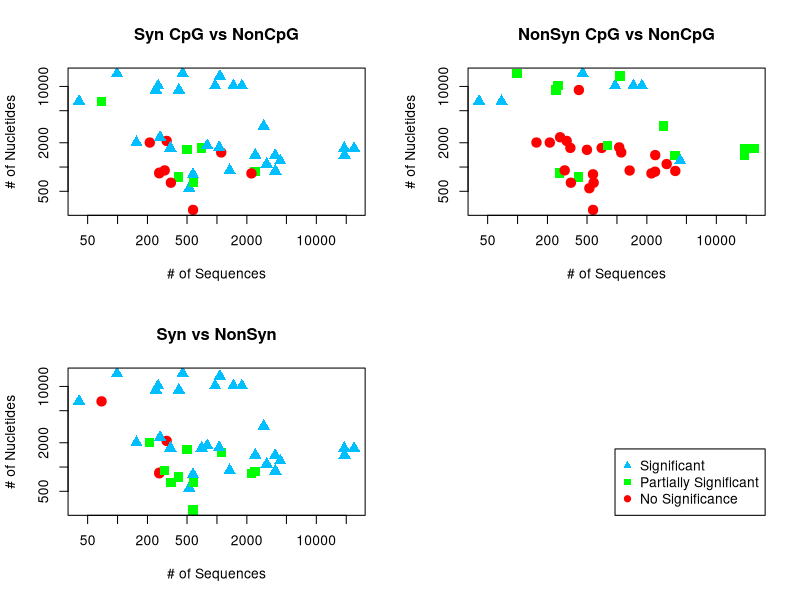
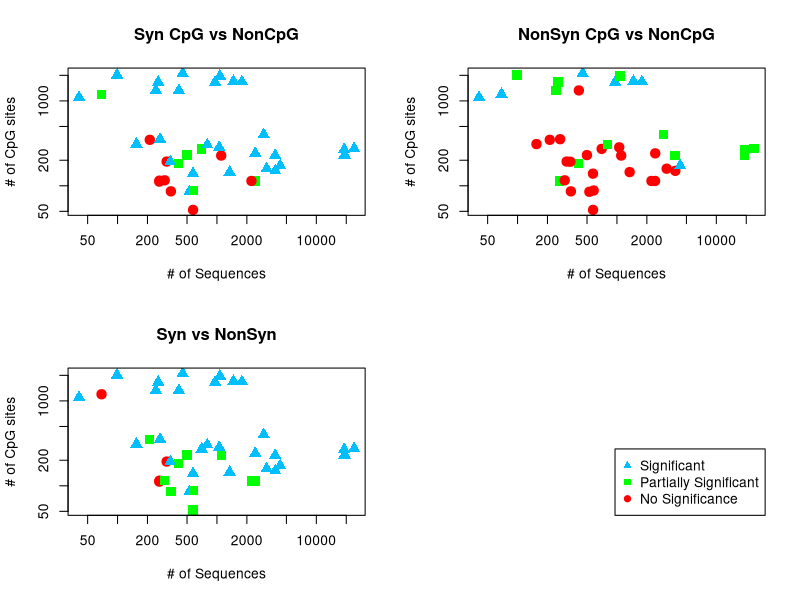
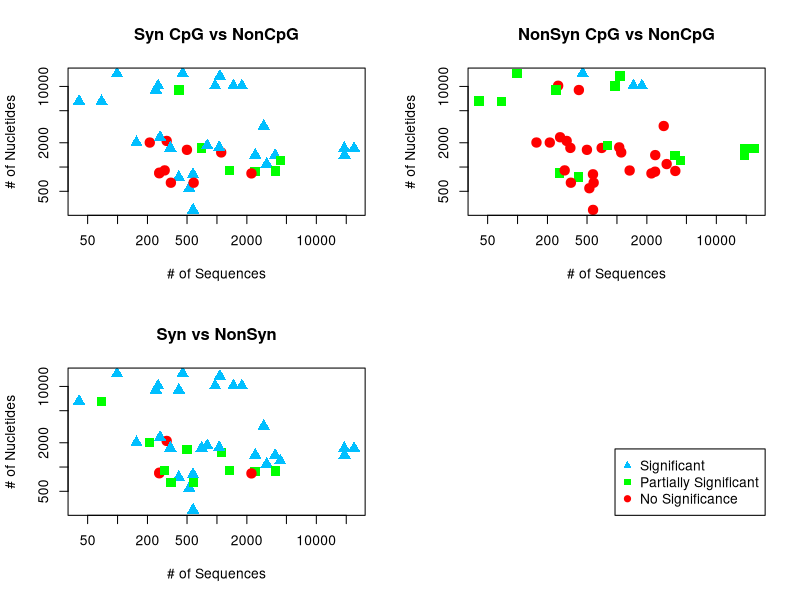
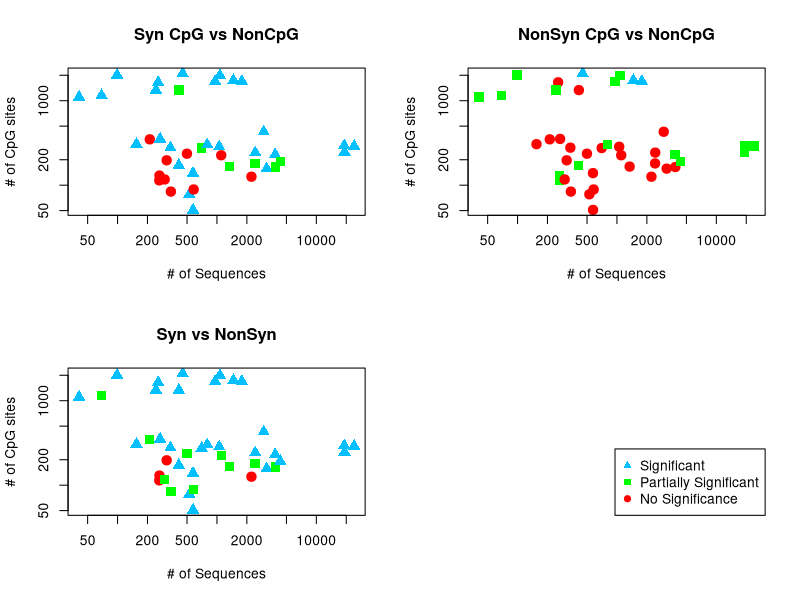

Write the R code that produced these figures, in order.
# graph for data vs significant 

library(scales)
library(plotrix)
library(sfsmisc)
library(gdata)

tally<- read.csv("output/Tally.csv")

extra_ifo<-read.csv("output/Extra_CpG_info.csv")

tally <- merge(extra_ifo, tally ,by="File")

# #Syn CpG vs Non-CpG
# consensus
tally$SynCpg<-tally$Consensus_a_Syn_CpG_v_NonCpG+tally$Consensus_t_Syn_CpG_v_NonCpG
tally$NonSynCpg<-tally$Consensus_a_NonSyn_CpG_v_NonCpG+tally$Consensus_t_NonSyn_CpG_v_NonCpG
tally$SynNonSyn<-tally$Consensus_a_Syn_v_NonSyn +tally$Consensus_t_Syn_CpG_v_NonCpG
tally$CpG_total<-tally$ca+tally$tg
# ancestor
tally$ASynCpg<-tally$Ancestor_a_Syn_CpG_v_NonCpG+tally$Ancestor_t_Syn_CpG_v_NonCpG
tally$ANonSynCpg<-tally$Ancestor_a_NonSyn_CpG_v_NonCpG+tally$Ancestor_t_NonSyn_CpG_v_NonCpG
tally$ASynNonSyn<-tally$Ancestor_a_Syn_v_NonSyn +tally$Ancestor_t_Syn_CpG_v_NonCpG
tally$A_CpG_total<-tally$ancestor_ca +tally$ancestor_tg

palette(alpha(c("red","deepskyblue1","green")))

png("output/consensus/data_points.png", width = 6.75, height = 6.75, units = "in", res= 300)
par(mfrow=c(2,2))#, bg = "darkseagreen1"

plot(tally$Number_of_Sequences,tally$Number_of_Nucleotides,log='xy',col=c("red","green","deepskyblue1")[as.factor(tally$SynCpg)],pch=c(19,15,17)[as.factor(tally$SynCpg)],cex=1.5, main="Syn CpG vs NonCpG",xlab = "# of Sequences", ylab = "# of Nucletides")


plot(tally$Number_of_Sequences,tally$Number_of_Nucleotides,log='xy',col=c("red","green","deepskyblue1")[as.factor(tally$NonSynCpg)],pch=c(19,15,17)[as.factor(tally$NonSynCpg)],cex=1.5, main="NonSyn CpG vs NonCpG",xlab = "# of Sequences", ylab = "# of Nucletides")

plot(tally$Number_of_Sequences,tally$Number_of_Nucleotides,log='xy',col=c("red","green","deepskyblue1")[as.factor(tally$SynNonSyn)],pch=c(19,15,17)[as.factor(tally$SynNonSyn)],cex=1.5, main="Syn vs NonSyn",xlab = "# of Sequences", ylab = "# of Nucletides")

plot(0, xaxt = 'n', yaxt = 'n', bty = 'n', pch = '', ylab = '', xlab = '')
legend("bottomright",legend=c("Significant","Partially Significant","No Significance"),
       col= c("deepskyblue1","green","red"), horiz= FALSE, 
       #lty is type of line used,cex is size of legend, xpd allows legend to lie outside the plot,bty is type of box around legend       
       cex=1, pch = c(17,15,19))
dev.off()

#### numver of possible cpg sites

palette(alpha(c("red","deepskyblue1","green")))


png("output/consensus/data_CpG_sites.png", width = 6.75, height = 6.75, units = "in", res= 300)
par(mfrow=c(2,2))#, bg = "darkseagreen1"

plot(tally$Number_of_Sequences,tally$CpG_total,log='xy',col=c("red","green","deepskyblue1")[as.factor(tally$SynCpg)],pch=c(19,15,17)[as.factor(tally$SynCpg)],cex=1.5, main="Syn CpG vs NonCpG",xlab = "# of Sequences", ylab = "# of CpG sites")


plot(tally$Number_of_Sequences,tally$CpG_total,log='xy',col=c("red","green","deepskyblue1")[as.factor(tally$NonSynCpg)],pch=c(19,15,17)[as.factor(tally$NonSynCpg)],cex=1.5, main="NonSyn CpG vs NonCpG",xlab = "# of Sequences", ylab = "# of CpG sites")

plot(tally$Number_of_Sequences,tally$CpG_total,log='xy',col=c("red","green","deepskyblue1")[as.factor(tally$SynNonSyn)],pch=c(19,15,17)[as.factor(tally$SynNonSyn)],cex=1.5, main="Syn vs NonSyn",xlab = "# of Sequences", ylab = "# of CpG sites")

plot(0, xaxt = 'n', yaxt = 'n', bty = 'n', pch = '', ylab = '', xlab = '')
legend("bottomright",legend=c("Significant","Partially Significant","No Significance"),
       col= c("deepskyblue1","green","red"), horiz= FALSE, 
       #lty is type of line used,cex is size of legend, xpd allows legend to lie outside the plot,bty is type of box around legend       
       cex=1, pch = c(17,15,19))

dev.off()

######################################################################
############################### ancestor ###################################
palette(alpha(c("red","deepskyblue1","green")))

png("output/ancestor/data_points.png", width = 6.75, height = 6.75, units = "in", res= 300)
par(mfrow=c(2,2))#, bg = "darkseagreen1"

plot(tally$Number_of_Sequences,tally$Number_of_Nucleotides,log='xy',col=c("red","green","deepskyblue1")[as.factor(tally$ASynCpg)],pch=c(19,15,17)[as.factor(tally$ASynCpg)],cex=1.5, main="Syn CpG vs NonCpG",xlab = "# of Sequences", ylab = "# of Nucletides")


plot(tally$Number_of_Sequences,tally$Number_of_Nucleotides,log='xy',col=c("red","green","deepskyblue1")[as.factor(tally$ANonSynCpg)],pch=c(19,15,17)[as.factor(tally$ANonSynCpg)],cex=1.5, main="NonSyn CpG vs NonCpG",xlab = "# of Sequences", ylab = "# of Nucletides")

plot(tally$Number_of_Sequences,tally$Number_of_Nucleotides,log='xy',col=c("red","green","deepskyblue1")[as.factor(tally$ASynNonSyn)],pch=c(19,15,17)[as.factor(tally$ASynNonSyn)],cex=1.5, main="Syn vs NonSyn",xlab = "# of Sequences", ylab = "# of Nucletides")

plot(0, xaxt = 'n', yaxt = 'n', bty = 'n', pch = '', ylab = '', xlab = '')
legend("bottomright",legend=c("Significant","Partially Significant","No Significance"),
       col= c("deepskyblue1","green","red"), horiz= FALSE, 
       #lty is type of line used,cex is size of legend, xpd allows legend to lie outside the plot,bty is type of box around legend       
       cex=1, pch = c(17,15,19))
dev.off()

#### numver of possible cpg sites

palette(alpha(c("red","deepskyblue1","green")))


png("output/ancestor/data_CpG_sites.png", width = 6.75, height = 6.75, units = "in", res= 300)
par(mfrow=c(2,2))#, bg = "darkseagreen1"

plot(tally$Number_of_Sequences,tally$A_CpG_total,log='xy',col=c("red","green","deepskyblue1")[as.factor(tally$ASynCpg)],pch=c(19,15,17)[as.factor(tally$ASynCpg)],cex=1.5, main="Syn CpG vs NonCpG",xlab = "# of Sequences", ylab = "# of CpG sites")


plot(tally$Number_of_Sequences,tally$A_CpG_total,log='xy',col=c("red","green","deepskyblue1")[as.factor(tally$ANonSynCpg)],pch=c(19,15,17)[as.factor(tally$ANonSynCpg)],cex=1.5, main="NonSyn CpG vs NonCpG",xlab = "# of Sequences", ylab = "# of CpG sites")

plot(tally$Number_of_Sequences,tally$A_CpG_total,log='xy',col=c("red","green","deepskyblue1")[as.factor(tally$ASynNonSyn)],pch=c(19,15,17)[as.factor(tally$ASynNonSyn)],cex=1.5, main="Syn vs NonSyn",xlab = "# of Sequences", ylab = "# of CpG sites")

plot(0, xaxt = 'n', yaxt = 'n', bty = 'n', pch = '', ylab = '', xlab = '')
legend("bottomright",legend=c("Significant","Partially Significant","No Significance"),
       col= c("deepskyblue1","green","red"), horiz= FALSE, 
       #lty is type of line used,cex is size of legend, xpd allows legend to lie outside the plot,bty is type of box around legend       
       cex=1, pch = c(17,15,19))

dev.off()


#### simple stats

sum(tally$SynCpg)/(2*nrow(tally)) #% both Syn A&T Costly
sum(tally$NonSynCpg)/(2*nrow(tally)) #% both NonSyn A&T Costly
sum(tally$SynNonSyn)/(2*nrow(tally)) #% of Syn more Costly then NonSyn

sum(tally$Consensus_a_Syn_CpG_v_NonCpG)/nrow(tally) #% Syn A Costly
sum(tally$Consensus_a_NonSyn_CpG_v_NonCpG)/nrow(tally)#% NonSyn A Costly
sum(tally$Consensus_a_Syn_v_NonSyn)/nrow(tally) #% A Syn more Costly then NonSyn

sum(tally$Consensus_t_Syn_CpG_v_NonCpG)/nrow(tally)#% Syn T Costly
sum(tally$Consensus_t_NonSyn_CpG_v_NonCpG)/nrow(tally) #% NonSyn T Costly
sum(tally$Consensus_t_Syn_v_NonSyn)/nrow(tally) #% T Syn more Costly then NonSyn

#### simple stats ancestor

sum(tally$ASynCpg)/(2*nrow(tally)) #% both Syn A&T Costly
sum(tally$ANonSynCpg)/(2*nrow(tally)) #% both NonSyn A&T Costly
sum(tally$ASynNonSyn)/(2*nrow(tally)) #% of Syn more Costly then NonSyn

sum(tally$Ancestor_a_Syn_CpG_v_NonCpG)/nrow(tally) #% Syn A Costly
sum(tally$Ancestor_a_NonSyn_CpG_v_NonCpG)/nrow(tally)#% NonSyn A Costly
sum(tally$Ancestor_a_Syn_v_NonSyn)/nrow(tally) #% A Syn more Costly then NonSyn

sum(tally$Ancestor_t_Syn_CpG_v_NonCpG)/nrow(tally)#% Syn T Costly
sum(tally$Ancestor_t_NonSyn_CpG_v_NonCpG)/nrow(tally) #% NonSyn T Costly
sum(tally$Ancestor_t_Syn_v_NonSyn)/nrow(tally) #% T Syn more Costly then NonSyn
